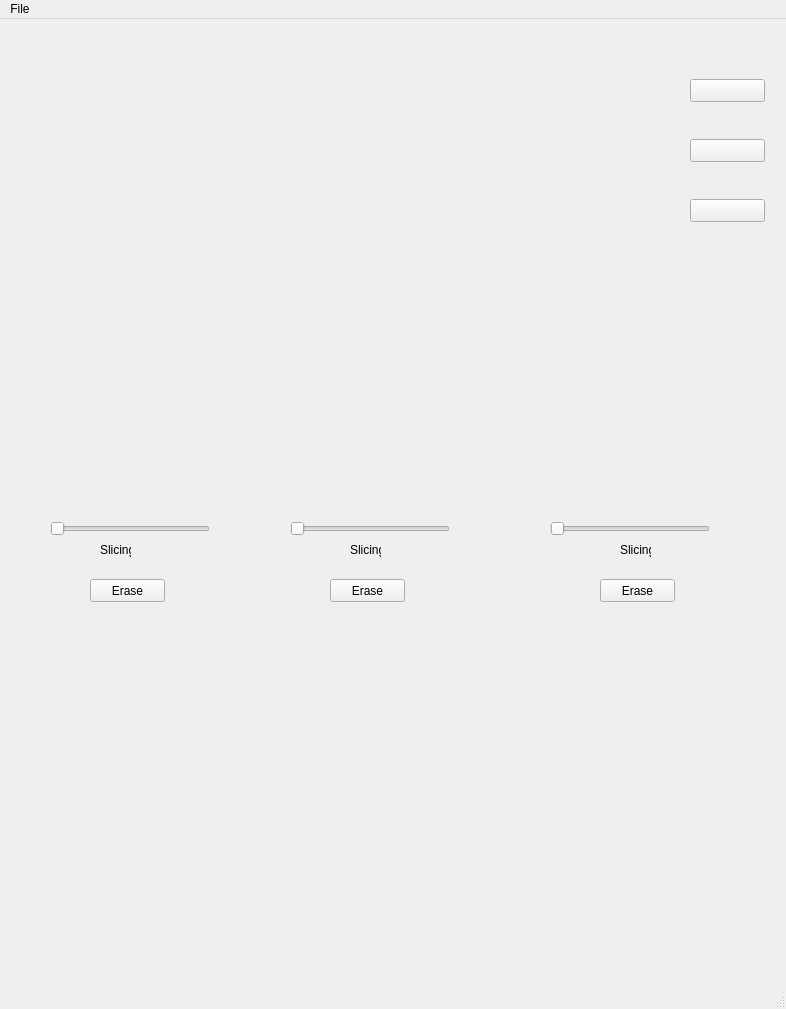
<?xml version="1.0" encoding="UTF-8"?>
<ui version="4.0">
 <class>SideBySideRenderWindowsQt</class>
 <widget class="QMainWindow" name="SideBySideRenderWindowsQt">
  <property name="geometry">
   <rect>
    <x>0</x>
    <y>0</y>
    <width>786</width>
    <height>1009</height>
   </rect>
  </property>
  <property name="windowTitle">
   <string>MainWindow</string>
  </property>
  <property name="autoFillBackground">
   <bool>true</bool>
  </property>
  <widget class="QWidget" name="centralwidget">
   <widget class="QSlider" name="horizontalSliderLeft">
    <property name="geometry">
     <rect>
      <x>50</x>
      <y>500</y>
      <width>160</width>
      <height>19</height>
     </rect>
    </property>
    <property name="orientation">
     <enum>Qt::Horizontal</enum>
    </property>
   </widget>
   <widget class="QVTKWidget" name="qvtkWidgetLeft" native="true">
    <property name="geometry">
     <rect>
      <x>50</x>
      <y>280</y>
      <width>201</width>
      <height>201</height>
     </rect>
    </property>
   </widget>
   <widget class="QVTKWidget" name="qvtkWidgetRight" native="true">
    <property name="geometry">
     <rect>
      <x>550</x>
      <y>280</y>
      <width>201</width>
      <height>201</height>
     </rect>
    </property>
   </widget>
   <widget class="QVTKWidget" name="qvtkWidgetCenter" native="true">
    <property name="geometry">
     <rect>
      <x>290</x>
      <y>280</y>
      <width>201</width>
      <height>201</height>
     </rect>
    </property>
   </widget>
   <widget class="QSlider" name="horizontalSliderRight">
    <property name="geometry">
     <rect>
      <x>550</x>
      <y>500</y>
      <width>160</width>
      <height>19</height>
     </rect>
    </property>
    <property name="orientation">
     <enum>Qt::Horizontal</enum>
    </property>
   </widget>
   <widget class="QSlider" name="horizontalSliderCenter">
    <property name="geometry">
     <rect>
      <x>290</x>
      <y>500</y>
      <width>160</width>
      <height>19</height>
     </rect>
    </property>
    <property name="orientation">
     <enum>Qt::Horizontal</enum>
    </property>
   </widget>
   <widget class="QLabel" name="label">
    <property name="geometry">
     <rect>
      <x>100</x>
      <y>520</y>
      <width>31</width>
      <height>21</height>
     </rect>
    </property>
    <property name="text">
     <string>Slicing</string>
    </property>
   </widget>
   <widget class="QLabel" name="label_2">
    <property name="geometry">
     <rect>
      <x>350</x>
      <y>520</y>
      <width>31</width>
      <height>21</height>
     </rect>
    </property>
    <property name="text">
     <string>Slicing</string>
    </property>
   </widget>
   <widget class="QLabel" name="label_3">
    <property name="geometry">
     <rect>
      <x>620</x>
      <y>520</y>
      <width>31</width>
      <height>21</height>
     </rect>
    </property>
    <property name="text">
     <string>Slicing</string>
    </property>
   </widget>
   <widget class="QPushButton" name="pushButtonBlue">
    <property name="geometry">
     <rect>
      <x>690</x>
      <y>60</y>
      <width>75</width>
      <height>23</height>
     </rect>
    </property>
    <property name="font">
     <font>
      <family>Perpetua</family>
      <weight>75</weight>
      <bold>true</bold>
     </font>
    </property>
    <property name="autoFillBackground">
     <bool>true</bool>
    </property>
    <property name="text">
     <string/>
    </property>
   </widget>
   <widget class="QPushButton" name="pushButtonRed">
    <property name="geometry">
     <rect>
      <x>690</x>
      <y>120</y>
      <width>75</width>
      <height>23</height>
     </rect>
    </property>
    <property name="text">
     <string/>
    </property>
   </widget>
   <widget class="QPushButton" name="pushButtonGreen">
    <property name="geometry">
     <rect>
      <x>690</x>
      <y>180</y>
      <width>75</width>
      <height>23</height>
     </rect>
    </property>
    <property name="text">
     <string/>
    </property>
   </widget>
   <widget class="QPushButton" name="clearLeft">
    <property name="geometry">
     <rect>
      <x>90</x>
      <y>560</y>
      <width>75</width>
      <height>23</height>
     </rect>
    </property>
    <property name="text">
     <string>Erase</string>
    </property>
   </widget>
   <widget class="QPushButton" name="clearCenter">
    <property name="geometry">
     <rect>
      <x>330</x>
      <y>560</y>
      <width>75</width>
      <height>23</height>
     </rect>
    </property>
    <property name="text">
     <string>Erase</string>
    </property>
   </widget>
   <widget class="QPushButton" name="clearRight">
    <property name="geometry">
     <rect>
      <x>600</x>
      <y>560</y>
      <width>75</width>
      <height>23</height>
     </rect>
    </property>
    <property name="text">
     <string>Erase</string>
    </property>
   </widget>
  </widget>
  <widget class="QMenuBar" name="menubar">
   <property name="geometry">
    <rect>
     <x>0</x>
     <y>0</y>
     <width>786</width>
     <height>21</height>
    </rect>
   </property>
   <widget class="QMenu" name="menuFile">
    <property name="title">
     <string>File</string>
    </property>
    <addaction name="actionOpen"/>
   </widget>
   <addaction name="menuFile"/>
  </widget>
  <widget class="QStatusBar" name="statusbar"/>
  <action name="actionOpen">
   <property name="text">
    <string>Open </string>
   </property>
  </action>
 </widget>
 <customwidgets>
  <customwidget>
   <class>QVTKWidget</class>
   <extends>QWidget</extends>
   <header>QVTKWidget.h</header>
  </customwidget>
 </customwidgets>
 <resources/>
 <connections/>
 <slots>
  <slot>slot()</slot>
 </slots>
</ui>
